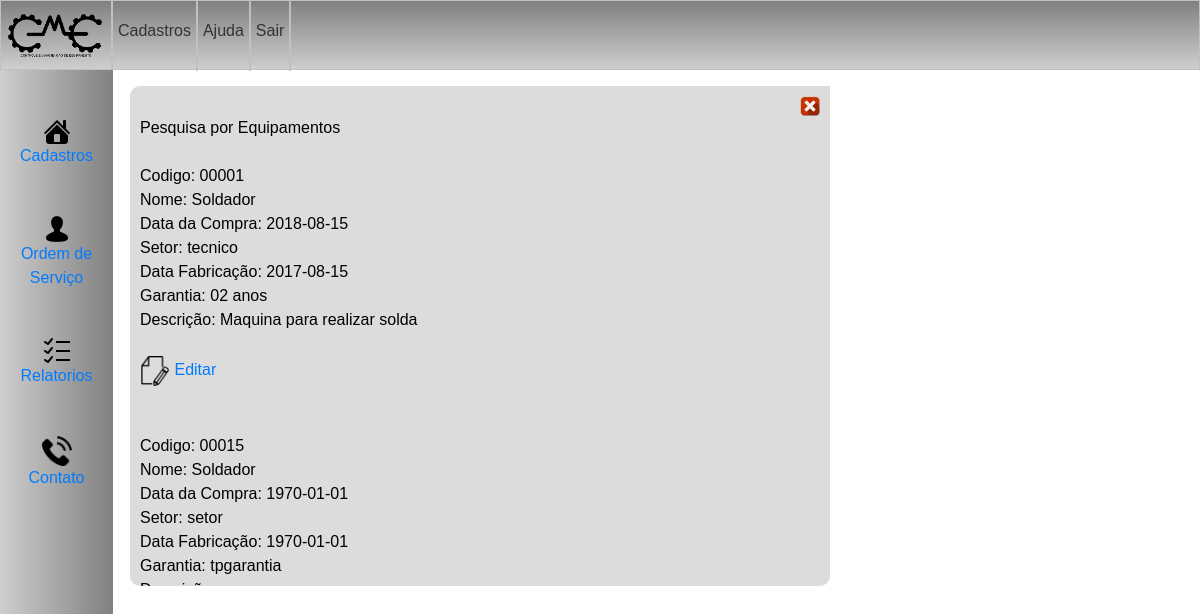
The app's page /cme/buscaequip.php with its own data.
### tables this page shows
CREATE TABLE `equipamentos` (
  `id` int(11) NOT NULL,
  `codigo` int(5) UNSIGNED ZEROFILL NOT NULL,
  `nome` varchar(50) NOT NULL,
  `dtcompra` date NOT NULL,
  `setor` varchar(50) NOT NULL,
  `dtfabricacao` date NOT NULL,
  `tpgarantia` varchar(20) NOT NULL,
  `descricao` varchar(100) NOT NULL
);

### cme/buscaequip.php (the view, shortened to what this page needs)
<?php
require ("cadastro1.php");
?>
<html>
 <head>
   <link rel="stylesheet" type="text/css" href="formstyle.css">
 </head>
<body>
<div id="posiciona" class="padding10">
<div id="fechar" align=right><a href="javascript:fechar()"><img src="imagens/sair.png" height="20" width="20"/></a></div>
<font color="black"> Pesquisa por Equipamentos
<form action="" method="post">
	<?php
	$host = "localhost";
    $user = "root";
    $pass = "";
    $banco = "cme";
    $conexao = mysqli_connect($host, $user, $pass)or die (mysqli_error());
    mysqli_select_db($conexao, $banco) or die (mysqli_error());
    $pesquisar = $_POST['pesquisar'];
    $chamada = "SELECT * FROM equipamentos WHERE nome LIKE '%".$pesquisar."%' or codigo = '".$pesquisar."' LIMIT 5";
    $chamada1 = mysqli_query($conexao, $chamada);
	while($chamada2 = mysqli_fetch_array($chamada1)){
		echo "<br>Codigo: ".$chamada2['codigo']."<br>";
		echo "Nome: ".$chamada2['nome']."<br>";
		echo "Data da Compra: ".$chamada2['dtcompra']."<br>";
		echo "Setor: ".$chamada2['setor']."<br>";
		echo "Data Fabricação: ".$chamada2['dtfabricacao']."<br>";
		echo "Garantia: ".$chamada2['tpgarantia']."<br>";
		echo "Descrição: ".$chamada2['descricao']."<br><br>";
		echo "<a href='editarequipa.php?id=".$chamada2['codigo']."'><img src='imagens/lapis1.png' style='max-width:30px'> Editar</a><br><br>";
	}
	?>
</div>
</body>
</html>

### cme/cadastro1.php (shortened to what this page needs)
<html>
<head>
<link rel="stylesheet" type="text/css"  href="estilo1.css" />
<link rel="stylesheet" type="text/css"  href="estilo.css" />
	<link href="css/bootstrap.min.css" rel="stylesheet" type="text/css">
</head>
<body background="imagens/logo1.png" bgproperties="fixed" >
 <div>
  <nav>
  <ul class="menu">
  <ul>
    <li><a href="menu.php"><img src="imagens/logo.png" height="50" width="100" border-left="5" border-right="5"/></a>
        <li><a href="#" style="padding-top:18px;height:70px;">Cadastros<br><br><br></a>
    </ul>
    <ul>
        <li><a href="#" style="padding-top:18px;height:70px;"> Ajuda <br><br><br></a>
        </ul>
        <ul class="sair">
    <li><a href="logout.php" style="padding-top:18px;height:70px;"> Sair <br><br><br></a> </li>
    </ul>
</ul>
</nav>
  </div>
    <div id="conteudoEsq">
		<nav class="navigation">
			<ul class="mainmenu" align="center"><br><br>
			<a href="cadastro1.php"><img src="imagens/home.png"><br> Cadastros</a><br><br><br>
			<a href="menuordem.php"><img src="imagens/perfil.png"><br> Ordem de Serviço<br><br><br></a>
			<a href="menu1.php"><img src="imagens/relatorios.png"><br>Relatorios<br><br><br></a>
			<a href="contato1.php"><img src="imagens/telefone.png" style="max-width:30px"><br> Contato </a>
			</ul>
		</nav>
      </div>
 </body>
</html>

### cme/estilo1.css (style rules this page uses)
body { margin:0 0 5px 0; padding:0; background-color:#DCDCDC; font: 10px ; font-family: Arial, Helvetica, sans-serif; background-repeat: no-repeat; background-position: center; }
#conteudoEsq { position:fixed; width:113px; height:100%; top:70px; left:; color:#333; padding-bottom:10px; border-bottom:3px double #666; background-image: linear-gradient(to left, #808080, #dedede 120%); }

### cme/estilo.css (style rules this page uses)
* { margin: 0; padding: 0; }
body { font-family: Arial, Helvetica, sans-serif; }
.menu { position:; list-style:none; height:70px; border:1px solid #c0c0c0; background-image: linear-gradient(to bottom, #808080, #dedede 120%); width:100%; display:block; clear:both; font-size: 16px; align-items: center; justify-content: center; }
.menu li { position:relative; float:left; border-right:2px solid #c0c0c0 ; display:inline-block; }
.menu li a { color:#333; text-decoration:none; padding:10px 5px; display:block; }

### cme/formstyle.css (style rules this page uses)
body { margin:0 0 0 0; padding:0; background-color:#DCDCDC; }
.padding10 { padding:10px !important; }
body, input, select, textarea, button { font-family: sans-serif; font-size: 1em; }

### cme/buscaequip.php (style rules this page uses)
body { background-color:#FFF; font-family: Tahoma,Arial; }
#posiciona { position: left: 40%; top: 35%; width: 700px; height: 500px; margin-left: 130px; margin-top: 10px; background-color: #666; color: #FFF; background-color: #DCDCDC; text-align: border-radius: 10px 10px 0px 0px ; -webkit-border-radius: 10px 0px 10px 10px ; -moz-border-radius: 20px 0px 20px 20px ; -ms-border-radius: 20px 0px 20px 20px ; -o-border-radius: 20px 0px 20px 20px ; overflow:scroll; }
#fechar { margin: 0px; font-size: 16px font-color: black; }

### records on screen
equipamentos: codigo "00001", nome "Soldador", dtcompra "2018-08-15", setor "tecnico", dtfabricacao "2017-08-15", tpgarantia "02 anos", descricao "Maquina para realizar solda"
equipamentos: codigo "00015", nome "Soldador", dtcompra "1970-01-01", setor "setor", dtfabricacao "1970-01-01", tpgarantia "tpgarantia"
